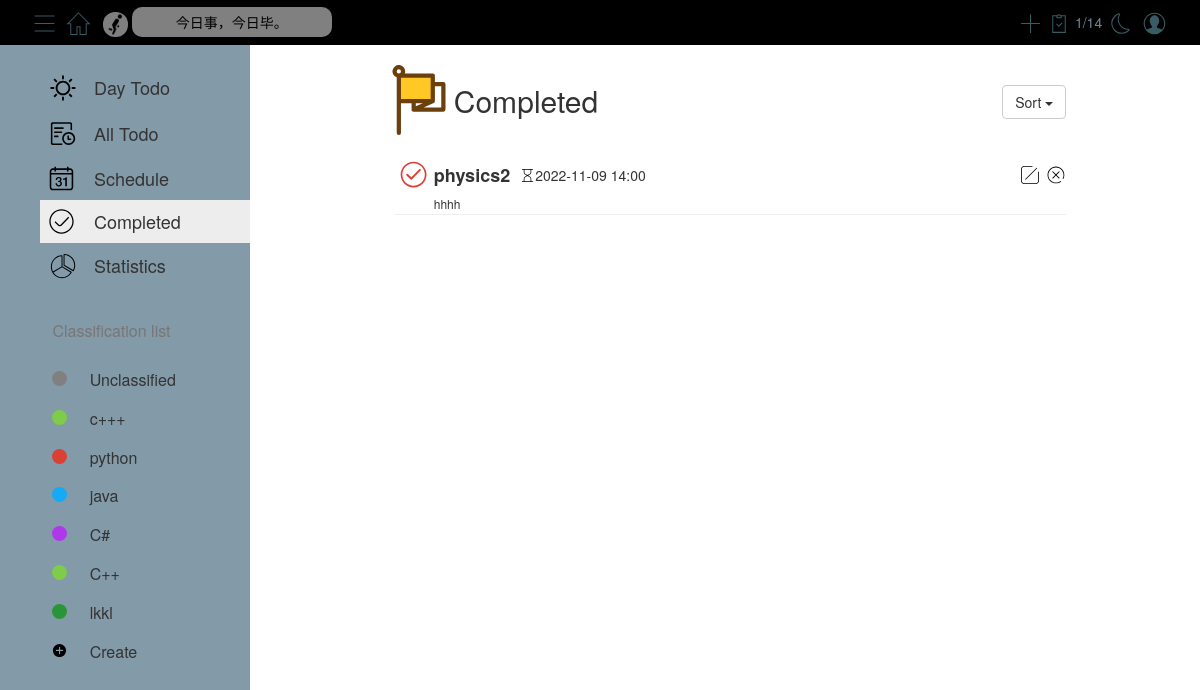
The page /completed/ (signed in) on the database as committed earlier.
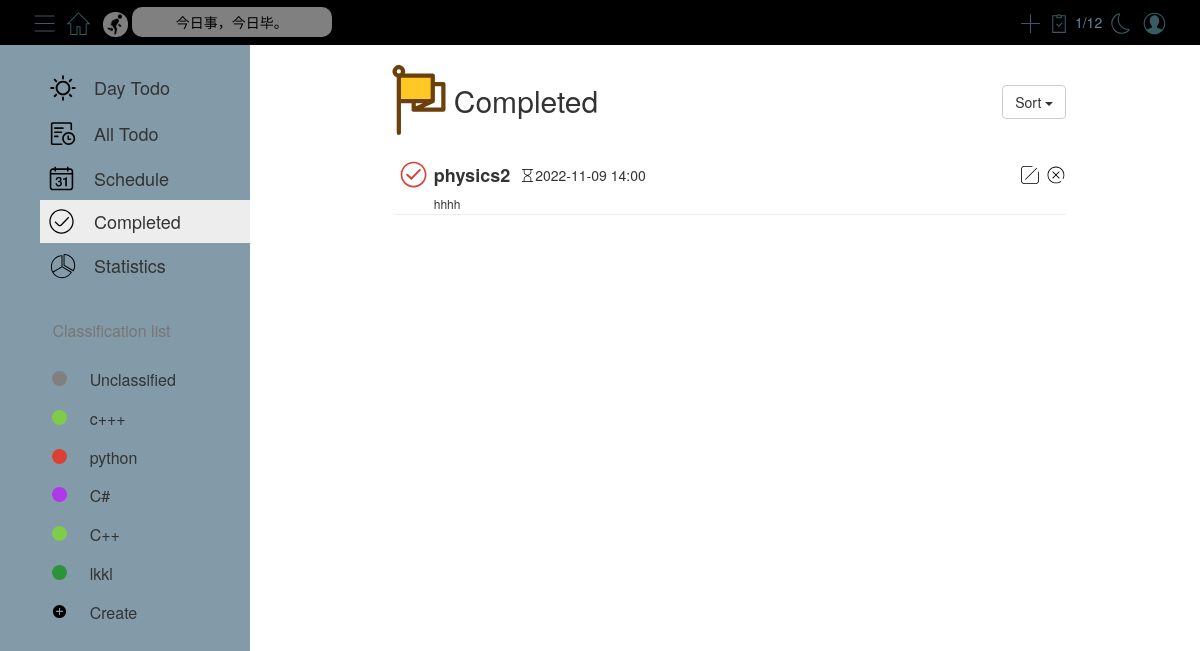
The same page on the database as committed later.
### models.py (models this page shows)
class Class(db.Model):
    __tablename__ = 'class'
    cid = db.Column(db.Integer, primary_key=True, autoincrement=True)
    cname = db.Column(db.String(50), nullable=False)
    color = db.Column(db.String(50), nullable=False)
    uid = db.Column(db.Integer, db.ForeignKey('user.uid'), nullable=False)

class Task(db.Model):
    __tablename__ = 'task'
    tid = db.Column(db.Integer, primary_key=True, autoincrement=True)
    task_name = db.Column(db.String(50), nullable=False)
    task_description = db.Column(db.String(100), nullable=False)
    task_status = db.Column(db.Boolean, nullable=False)
    task_date = db.Column(db.Date)
    task_time = db.Column(db.Time)
    informed = db.Column(db.Boolean, nullable=False)
    cid = db.Column(db.Integer, db.ForeignKey('class.cid'), nullable=False)

### blueprints/completed.py (the view)
@bp.route('/')
def index():
    if session.get('uid'):
        return render_template('completed.html', modules=get_modules(),
                               tasks=get_sorted_tasks(get_completed_tasks, 'created_time_desc'),
                               number_of_completed_tasks=get_number_of_completed_tasks(),
                               number_of_tasks=get_number_of_completed_tasks() + get_number_of_uncompleted_tasks())
    else:
        return redirect(url_for('user.login'))

### utils.py (called while the page is built)
def get_modules():
    uid = session.get('uid')
    modules = Class.query.filter_by(uid=uid).all()
    res = []
    for module in modules:
        res.append({'id': module.cid, 'name': module.cname, 'color': module.color})
    return res

def get_uncompleted_tasks():
    modules = get_modules()
    res = []
    for module in modules:
        cid = module['id']
        tasks = Task.query.filter_by(cid=cid, task_status=False).all()
        for task in tasks:
            if task.task_date < datetime.date.today():
                task_color = 'red'
            elif task.task_date > datetime.date.today():
                task_color = 'black'
            else:
                if task.task_time < datetime.datetime.now().time():
                    task_color = 'red'
                else:
                    task_color = 'black'
            res.append({"id": task.tid, "task_name": task.task_name, "task_description": task.task_description, "date": task.task_date, "time": task.task_time, "informed": task.informed, "cid": cid, "module_name": module['name'], "module_color": module['color'], "task_color": task_color})
    return res

def get_completed_tasks():
    modules = get_modules()
    res = []
    for module in modules:
        cid = module['id']
        tasks = Task.query.filter_by(cid=cid, task_status=True).all()
        for task in tasks:
            res.append({'id': task.tid, 'task_name': task.task_name, 'task_description': task.task_description, 'date': task.task_date, 'time': task.task_time, 'informed': task.informed, 'cid': cid, 'module_name': module['name'], 'module_color': module['color']})
    return res

def get_number_of_uncompleted_tasks():
    tasks = get_uncompleted_tasks()
    return len(tasks)

def get_number_of_completed_tasks():
    tasks = get_completed_tasks()
    return len(tasks)

def get_sorted_tasks(func, sort_by):
    tasks = func()
    if sort_by == 'created_time_desc':
        res = sorted(tasks, key=lambda x: x['id'], reverse=True)
        return res
    elif sort_by == 'created_time_asc':
        res = sorted(tasks, key=lambda x: x['id'])
        return res
    elif sort_by == 'deadline_desc':
        res = sorted(tasks, key=lambda x: datetime.datetime.combine(x['date'], x['time']), reverse=True)
        return res
    elif sort_by == 'deadline_asc':
        res = sorted(tasks, key=lambda x: datetime.datetime.combine(x['date'], x['time']))
        return res

### templates/completed.html (shortened to what this page needs)
<link href="../static/style/completed.css" rel="stylesheet">
{% extends "base.html" %}
{% block content %}
    <div class="container" id="completed-mainContent">
        <div id="status-dock">
            <table>
                <tr>
                    <th>
                    </th>
                    <td style="font-size: 30px;">Completed</td>
                    <td style="font-size: 16px;padding-left: 8px;position: relative;top: 8px;" class="date"
                        id="today-date">
                    </td>
                </tr>
            </table>
            <div class="btn-group" style="position: absolute; right: 0; top: 20px">
                <button type="button" class="btn btn-default dropdown-toggle"
                        data-toggle="dropdown">
                    Sort <span class="caret"></span>
                </button>
            </div>
        </div>
        <div id="completed-task-list">
            <ul>
                {% for task in tasks %}
                    <li>
                        <div style="display: flex; flex-direction: row; position: relative">
                            <table>
                                <tr>
                                    <td>
                                        <svg data-task-id="{{ task.id }}" t="1667870888459" class="icon completed" viewBox="0 0 1024 1024"
                                             version="1.1"
                                             xmlns="http://www.w3.org/2000/svg" p-id="3868" width="40" height="40">
                                            <path d="M501.504 170.667c182.741 0 330.816 148.117 330.816 330.837 0 182.741-148.117 330.816-330.816 330.816-182.784 0-330.837-148.117-330.837-330.816 0-182.784 148.117-330.837 330.837-330.837z m0 42.666c-159.168 0-288.17 128.982-288.17 288.171 0 159.147 128.98 288.15 288.17 288.15 159.147 0 288.15-128.982 288.15-288.15 0-159.168-128.96-288.17-288.15-288.17z m144.064 150.55a25.152 25.152 0 0 1 36.053 35.05L462.955 623.83a25.152 25.152 0 0 1-35.243 0.79L321.515 524.65a25.152 25.152 0 1 1 34.453-36.608l88.405 83.2 201.195-207.36z"
                                                  p-id="3869" fill="{{ task.module_color }}"></path>
                                        </svg>
                                    </td>
                                    <td data-module-name="{{ task.module_name }}"
                                        data-module-color="{{ task.module_color }}"><span
                                            style="font-size: 18px"><strong>{{ task.task_name }}</strong></span></td>
                                    <td style="padding-left: 10px">
                                        <svg t="1667876322381" class="icon" viewBox="0 0 1024 1024" version="1.1"
                                             xmlns="http://www.w3.org/2000/svg" p-id="2035" width="15" height="15">
                                            <path d="M872 64c13.2544 0 24 10.7456 24 24 0 13.2544-10.7456 24-24 24h-104v177.456c0 67.0672-36.4912 128.8224-95.2368 161.1744l-111.0816 61.1744 111.328 61.536C731.6176 605.7328 768 667.4112 768 734.376V912h104c13.2544 0 24 10.7456 24 24 0 13.2544-10.7456 24-24 24H152c-13.2544 0-24-10.7456-24-24 0-13.2544 10.7456-24 24-24h104V734.544c0-67.0672 36.4912-128.8224 95.2368-161.1744l111.08-61.176-111.328-61.5328C292.3824 418.2656 256 356.5872 256 289.6224V112H152c-13.2544 0-24-10.7456-24-24 0-13.2544 10.7456-24 24-24h720zM512.4 539.4112l-138.0064 76.0032A136 136 0 0 0 304 734.544V912h416V734.3776a136 136 0 0 0-70.2096-119.0272l-137.3904-75.9392zM720 112H304v177.6224a136 136 0 0 0 70.2096 119.0272l137.3904 75.9392 138.0064-76.0032A136 136 0 0 0 720 289.456V112z"
                                                  fill="{{ task.task_color }}" p-id="2036"></path>
                                        </svg>
                                    </td>
                                    <td><span class="deadline-time"
                                              style="font-size: 14px; font-weight: lighter; color: {{ task.task_color }}">{{ task.date }} {{ task.time.strftime("%H:%M") }}</span>
                                    </td>
                                </tr>
                            </table>
                            <table style="position: absolute; right: 0; height: 40px">
                                <tr>
                                    <td data-task-id="{{ task.id }}" style="padding-right: 7px" class="editTask-td">
                                    </td>
                                    <td data-task-id="{{ task.id }}" class="deleteTask-td">
                                    </td>
                                </tr>
                            </table>
                        </div>
                        <span class="description">{{ task.task_description }}</span>
                        <hr style="margin-top: 2px;">
                    </li>
                {% endfor %}
            </ul>
        </div>
    </div>
{% endblock %}

### templates/base.html (shortened to what this page needs)
<!DOCTYPE html>
<html lang="en">
<head>
    <link rel="stylesheet" href="../static/bootstrap/bootstrap@3.4.1.min.css">
    <link rel="stylesheet" href="../static/style/base.css">
    <link rel="stylesheet" href="../static/flatpickr/flatpickr.min.css">
    <link id="flatpickrDark" rel="stylesheet" type="text/css" href="">
    <link rel="stylesheet" href="https://cdn.jsdelivr.net/npm/fullcalendar@5.11.3/main.min.css">
    <link rel="stylesheet" type="text/css" href="https://cdn.jsdelivr.net/npm/toastify-js/src/toastify.min.css">
</head>
<body>
<div class="topnav">
    <div class="topnav-left">
        <button>
        </button>
        <button id="home">
        </button>
        <img class="icon" src="../static/icon/run.gif" alt="run.gif"
             style="height: 25px; width: 25px; border-radius: 12px; opacity: 0.5; margin-left: 5px;">
        <div id="saying">今日事，今日毕。</div>
    </div>
    <div class="topnav-right">
        <button data-toggle="modal" data-target="#newTaskModel">
            <svg class="icon" width="25px" height="25px" viewBox="0 0 1024 1024" version="1.1"
                 xmlns="http://www.w3.org/2000/svg">
                <path d="M533.333333 490.666667V128h-42.666666v362.666667H128v42.666666h362.666667v362.666667h42.666666V533.333333h362.666667v-42.666666z"
                      fill="#395B64"/>
            </svg>
        </button>
        <div>
            <div id="numOfCompleted">{{ number_of_completed_tasks }}/{{ number_of_tasks }}</div>
        </div>
        <button id="day-night">
        </button>
        <button data-toggle="modal" data-target="#logout">
        </button>
    </div>
</div>
<div class="below container-fluid">
    <div id="sidebar">
        <table id="sidebar-top-table" class="table table-hover" style="width: 210px;">
            <tr id="today" onclick="location.href={{ url_for('today.index') }};">
                <td>
                </td>
                <td>Day Todo</td>
            </tr>
            <tr id="all" onclick="location.href={{ url_for('all.index') }};">
                <td>
                </td>
                <td>All Todo</td>
            </tr>
            <tr id="schedule" onclick="location.href={{ url_for('schedule.index') }};">
                <td>
                </td>
                <td>Schedule</td>
            </tr>
            <tr id="completed" onclick="location.href={{ url_for('completed.index') }};">
                <td>
                </td>
                <td>Completed</td>
            </tr>
            <tr id="statistics" onclick="location.href={{ url_for('statistics.index') }};">
                <td>
                </td>
                <td>Statistics</td>
            </tr>
        </table>
        <div id="line"></div>
        <div id="sidebar-text">Classification list</div>
        <table id="sidebar-bottom-table" class="table table-hover" style="width: 100%">
            {% for module in modules %}
                <tr class={{ module['name'] }} id={{ module['id'] }}>
                    <th>
                    </th>
                    <th>
                        <div id="ff5106_circle" class="circle"
                             style="background-color: {{ module['color'] }}; border-radius: 50%; width: 15px; height: 15px; position: relative; top: 2px;"></div>
                    </th>
                    <th class="module-name">{{ module['name'] }}</th>
                    <th>
                    </th>
                </tr>
            {% endfor %}
            <tr data-toggle="modal" data-target="#new-module">
                <th></th>
                <th>
                </th>
                <th>Create</th>
                <th></th>
            </tr>
        </table>
    </div>
    <div id="mainContent">{% block content %}{% endblock %}</div>
</div>
</body>
</html>

### static/style/completed.css (style rules this page uses)
ul { list-style: none; margin: 0; padding: 0; }
#completed-mainContent { width: 75%; transition: all .5s; }
#status-dock { display: flex; position: relative; margin-bottom: 20px; margin-top: 20px }
#completed-task-list { padding-left: 10px; }
.description { padding-left: 40px; font-size: 12px; }

### static/style/base.css (style rules this page uses)
:root { --color-primary: #D1E7EA; --color-secondary: #F7F7F7; --color-nav-font: rgb(110, 131, 150); --color-nav-sayings-font: rgb(110, 131, 150); --color-main-font: rgb(120, 118, 118); --color-sidebar-line: #e6e4e4; --color-sidebar-clicked: #EDEDED; --color-modal-content: #ffffff; }
.topnav { background-color: var(--color-primary); height: 45px; overflow: hidden; transition: all 0.4s; }
.topnav div { display: inline-block; }
.topnav-left { float: left; padding-left: 30px; line-height: 45px; }
.topnav-right { float: right; padding-right: 30px; line-height: 45px; display: inline-block; }
.topnav-left button { width: 30px; height: 30px; line-height: 30px; }
.topnav-right button { width: 30px; height: 30px; line-height: 30px; }
.topnav button { border-radius: 20%; background-color: var(--color-primary); border: none; position: relative; top: 7.5px; transition: all .4s; }
.topnav-left .icon { margin-left: -4px; }
.topnav-right .icon { margin-left: -4px; }
#saying { width: 200px; line-height: 30px; color: var(--color-nav-sayings-font); background-color: rgba(255, 255, 255, 0.5); border-radius: 10px; text-align: center; transition: all 0.4s; }
#numOfCompleted { color: var(--color-nav-font); }
#numOfCompleted-icon { position: relative; top: 7.5px; }
.below { display: flex; padding-left: 0; padding-right: 0; padding-bottom: 0; flex-direction: row; }
#sidebar { width: 250px; height: calc(100vh - 45px); background-color: var(--color-secondary); transition: all 0.5s; padding-top: 20px; position: fixed; left: 0px; z-index: 1; display: flex; flex-direction: column; overflow-y: scroll; overflow-x: hidden; }
#sidebar-top-table { position: relative; left: 40px; }
#sidebar-top-table tr td { border: 0px; font-size: 18px; vertical-align: middle; }
#sidebar-top-table tr td:first-child { width: 30px; }
#sidebar-text { font-size: 16px; color: var(--color-main-font); margin-bottom: 8px; position: relative; left: 52.4px; display: flex; }
#line { width: 100%; height: 1px; background-color: var(--color-sidebar-line); margin-bottom: 10px; }
#sidebar-bottom-table { margin-top: 10px; }
#sidebar-bottom-table tr { height: 35px; }
#sidebar-bottom-table tr th { font-size: 16px; font-weight: 400; border: none; }
tr.on td { background-color: var(--color-sidebar-clicked); transition: all 0.5s; }
#mainContent { margin-left: 250px; width: calc(100% - 250px); height: calc(100vh - 45px); transition: all 0.5s; overflow-y: scroll; }
button.btn.btn-default.dropdown-toggle { height: 34px; }

Rows that differ between the two databases and show on the page:
removed Class: name "java"
Other text that changed with them:
{{ number_of_tasks }}: "14" → "12"
